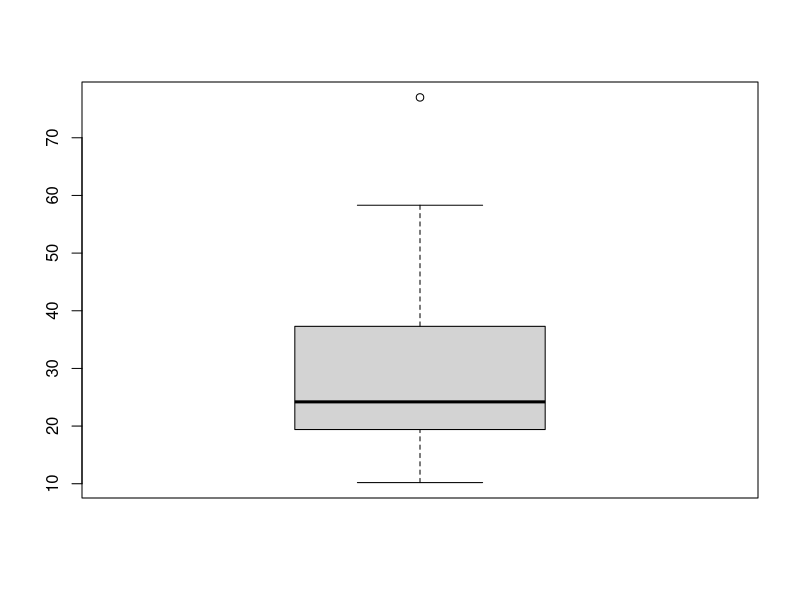

The R source for this figure:
#install.packages("psych")
library(psych)

attach(trees)

#전체적인 요약을 보여줌.
describe(Volume)

#분포 및 통계량에 대한 요약정보 보여주는 plot
boxplot(Volume)

i <- c(300, 150, 0, -100)
A <- c(0.58, 0.87, 0.55, 0.05)
B <- c(0.55, 0.51, 0.45, 0.05)
ma = sum(i*A)
mb = sum(i*B)
ma
mb

vara = sum(A*(i-ma)^2)
varb = sum(B*(i-mb)^2)
vara
varb

#주식회사 수익 비교 예제
ac_local <- c(100, 200, 400)
ac_local_ex <- c(0.3, 0.4, 0.5)

country_field <- c(200, 400, 800)
country_field_ex <- c(0.2, 0.4, 0.6)

eco_possi <- c(0.7, 0.5, 0.2)

ac <- ac_local * ac_local_ex * eco_possi
ac

country <- country_field * country_field_ex * eco_possi
country

E_a <- sum(ac)
E_c <- sum(country)


var_a <- sum(eco_possi*(ac_local * ac_local_ex - E_a)^2)
var_c <- sum(eco_possi*(country_field * country_field_ex - E_c)^2)

#분포함수

#dnorm : 밀도함수
#pnorm : 누적 분포 함수
#qnorm : 분위수 함수
#rnorm : 난수 발생

#값, 평균, 표준편차
pnorm(4, 5.4, sqrt(1.5))
qnorm(.1, 5.4, sqrt(1.5))


##이항분포 예시
#확률 질량함수 dbinom
#동전 10번 던졌을 때, 앞면이 3번
dbinom(3, 10, 0.5)

#누적분포함수 pbinom
#동전 10번 던졌을 때, 앞면이 6번 이하
pbinom(6, 10, 0.5)
#큰 방향으로 확인하고 싶다면 FALSE로 변경
pbinom(6, 10, 0.5, lower.tail = FALSE) # P(X > 6)

#분위수 qbinom
#누적 확률이 0.3이상이 되는 x
qbinom(0.3, 10, 0.5)

#난수 rbinom
#0.5의 확률로 10번 시행할 때의 난수를 30개 리턴
rbinom(30, 10, 0.5)


#이항분포 예제
dbinom(2, 49, 0.1)

#포아송분포
#확률질량함수
dpois(7, 5) #P(x=7), mu=5

?dpois
#1주일 단위 휴대전화 놓고 출근 3회, 1회 이하로 놓고 갈 확률, 4~5회일 확률 각각 구하기
for0 <- dpois(0, 3)
for1 <- dpois(1, 3)
for0 + for1

for4 <- dpois(4, 3)
for5 <- dpois(5, 3)
for4+for5

#누적분포함수
?ppois
ppois(7, 5)
ppois(7, 5, lower.tail = FALSE)


#분위수
qpois(0.7, 5) #누적확률이 0.7이상 되는 x

#모의실험 30회 반복
rpois(30, 5)


#K법무법인 수임 변수 사건 1년 약 100건
#그 중 작년 5건 패소, 패소확률 이항 / 포아송으로 계산 어떤 확률 분포 이용이 더 유리할지 설명
dbinom(5, 100, 0.05)
dpois(5, 5)



#t분포
#df = 8, p(T <= 1.397)
pt(1.397, 8)

#P(-1.397 <= T <= 1.180)
pt(1.180, 8) - pt(-1.397, 8)

#P(T >= t) = 0.025
qt(0.025, 8, lower.tail = FALSE)


#카이제곱분포
#df = 8
#P(x^2 <= 15.507)
pchisq(15.507, 8)
#P(x^2 >= 2.180)
pchisq(2.180, 8, lower.tail=FALSE)
#P(1.647 <= x^2 <= 13.362)
pchisq(13.362, 8) - pchisq(1.647, 8)



#구간추정
#토익 점수 평균 : 500, 표준오차 : 100, 신뢰도 90/95/99에서 모수 추정
# X-z*SE <= u <= X+z*SE
#90% : 500-1.64*100 <= u <= 500+1.64*100
#95% : 500-1.96*100 <= u <= 500+1.96*100
#99% : 500-2.58*100 <= u <= 500+2.58*100

